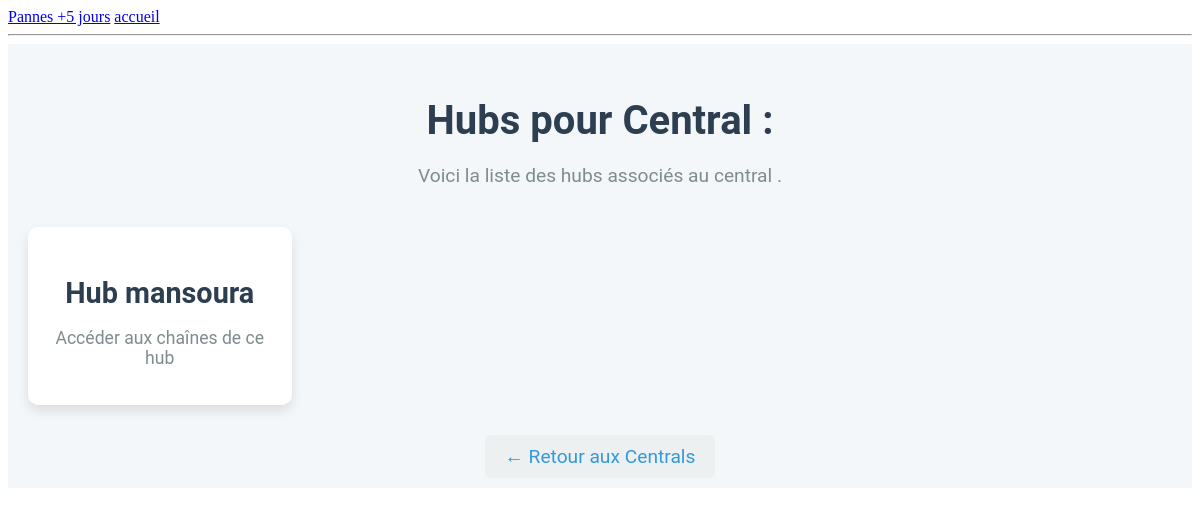
/central/1/hubs/, run on an earlier commit of the app's database.
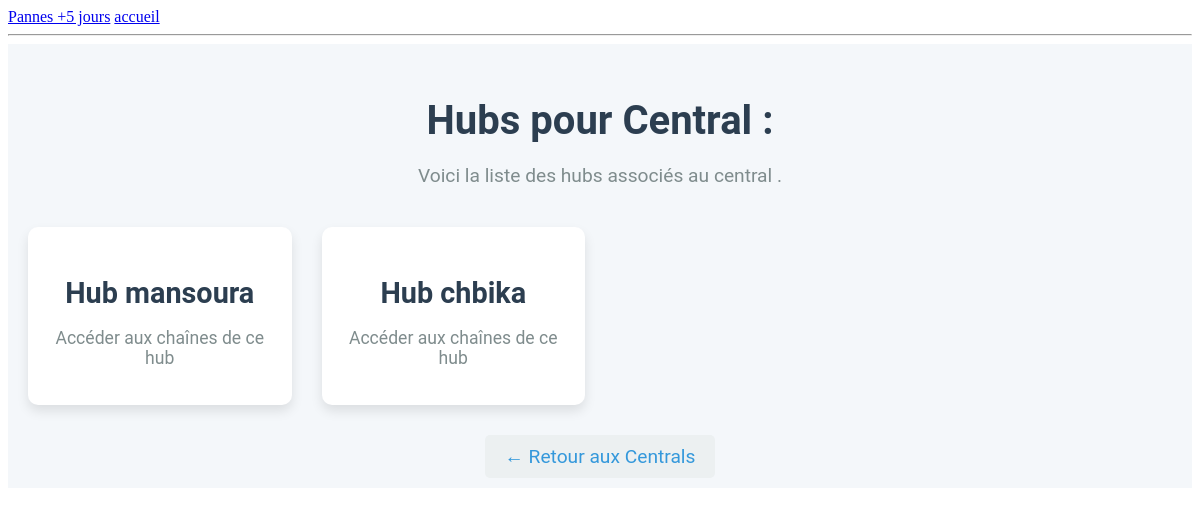
And on a later commit of the database.
### airponFtth/models.py (models this page shows, shortened)
class Hub(models.Model):
    central = models.ForeignKey(Central, on_delete=models.CASCADE, related_name='hubs')
    nom = models.CharField(max_length=100)
    localisation = models.CharField(max_length=200)
    date_creation = models.DateTimeField(default=timezone.now)

### airponFtth/views.py (the view)
# urls.py: path('central/<int:central_id>/hubs/', views.hub_list, name='hub_list'),
def hub_list(request, central_id):
    central = get_object_or_404(Central, id=central_id)
    hubs = central.hubs.all()
    return render(request, 'app/hub_list.html', {'central': central, 'hubs': hubs})

### airponFtth/templates/app/hub_list.html
{% extends 'base.html' %}
{% block content %}
<div class="container">
    <h2 class="page-title">Hubs pour Central : {{ central.nom }}</h2>
    <p class="intro-text">Voici la liste des hubs associés au central <strong>{{ central.nom }}</strong>.</p>
    <div class="central-list">
        {% for hub in hubs %}
        <div class="central-item">
            <a href="{% url 'chaine_list' hub.id %}" class="central-link">
                <div class="central-card">
                    <h3>{{ hub.nom }}</h3>
                    <p>Accéder aux chaînes de ce hub</p>
                </div>
            </a>
        </div>
        {% empty %}
        <div class="no-central">Aucun hub disponible pour ce central.</div>
        {% endfor %}
    </div>
    <div class="back-link">
        <a href="{% url 'central_list' %}" class="back-btn">← Retour aux Centrals</a>
    </div>
</div>
{% endblock %}

What changed in the data, as far as the page shows it:
added Hub: nom "Hub chbika"
